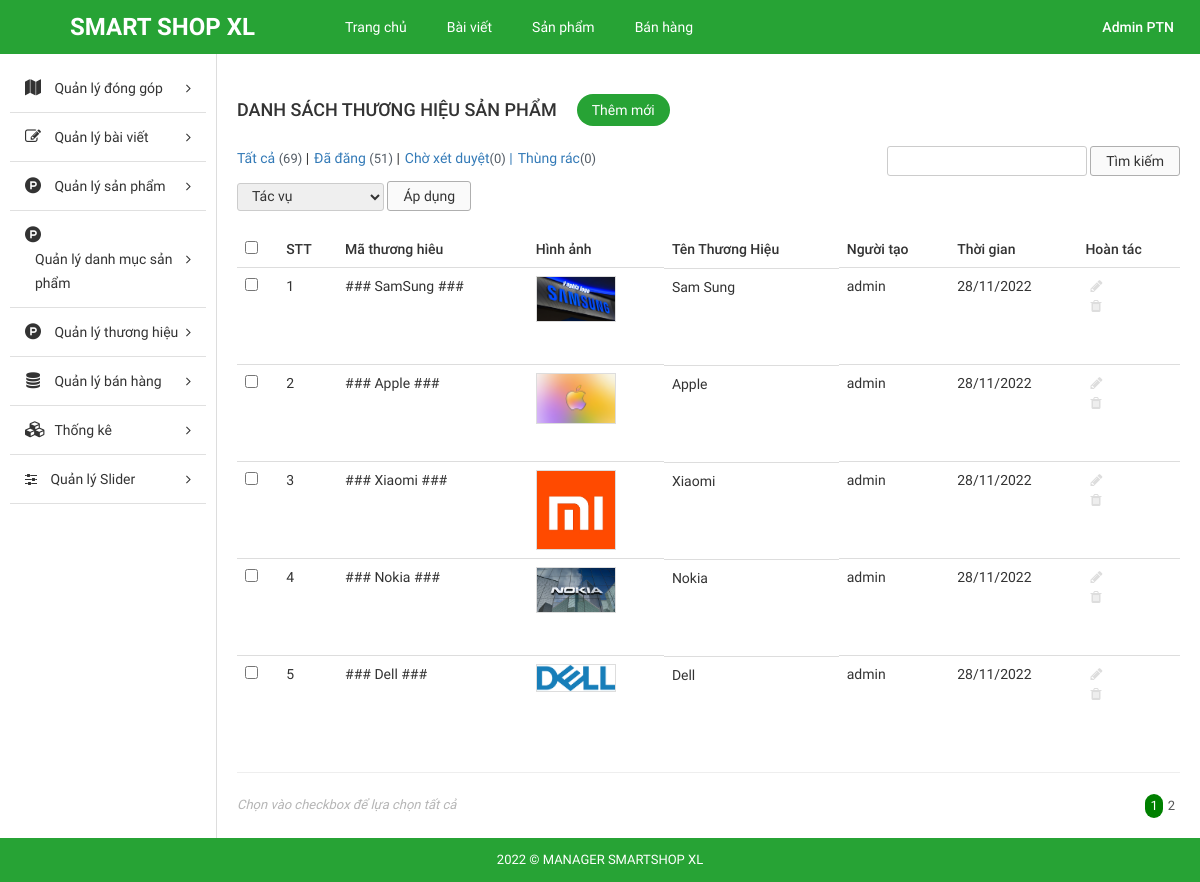
The page /Source_code/admin/index.php?modules=brands&controllers=index&action=list (signed in) on the database its author committed.
### tables this page shows
CREATE TABLE `tbl_brand` (
  `id` int NOT NULL AUTO_INCREMENT,
  `name` varchar(255) NOT NULL,
  `code` varchar(255) NOT NULL,
  `image` varchar(255) NOT NULL,
  `description` text NOT NULL,
  `create_date` varchar(255) NOT NULL,
  `user` varchar(255) NOT NULL,
  PRIMARY KEY (`id`)
);

### Source_code/admin/libraries/database.php (called while the page is built, shortened)
<?php
function db_query($query_string) {
    global $conn;
    $result = mysqli_query($conn, $query_string);
    return $result;
}
function db_fetch_array($query_string) {
    $result = array();
    $mysqli_result = db_query($query_string);
    while ($row = mysqli_fetch_assoc($mysqli_result)) {
        $result[] = $row;
    }
    return $result;
}

### Source_code/admin/modules/brands/models/indexModel.php (called while the page is built, shortened)
<?php
function getAll() {
	return db_fetch_array("SELECT * FROM `tbl_brand`");
}

### Source_code/admin/modules/brands/controllers/indexController.php (called while the page is built, shortened)
<?php
function listAction() {
	$data_tmp = getAll();
	if(!empty($_GET['page'])){
		$page = $_GET['page'];
	}else{
		$page =1;
	}
	$numProduct = count($data_tmp);
	$productOnPage = 5;
	$num = ceil($numProduct/$productOnPage);
	$start = ($page - 1) * $productOnPage;
	$res =[];
	for ($i=$start; $i < $start+$productOnPage; $i++) {
		if(isset($data_tmp[$i]))
        $res[] = $data_tmp[$i];
	};
	$data = [$res, $num, $page];
	load_view('list',$data);
}

### Source_code/admin/core/router.php (called while the page is built, shortened)
<?php
$action_name = get_action().'Action';
call_function(array('construct', $action_name));

### Source_code/admin/core/appload.php (called while the page is built, shortened)
<?php
require CONFIGPATH . DIRECTORY_SEPARATOR . 'database.php';
require LIBPATH . DIRECTORY_SEPARATOR . 'database.php';
require COREPATH . DIRECTORY_SEPARATOR . 'base.php';
require COREPATH . DIRECTORY_SEPARATOR . 'router.php';

### Source_code/admin/index.php (called while the page is built, shortened)
<?php
require COREPATH.DIRECTORY_SEPARATOR.'appload.php';

### Source_code/admin/modules/brands/views/listView.php (the view, shortened to what this page needs)
<div id="main-content-wp" class="list-product-page">
    <div class="wrap clearfix">
        <div id="content" class="fl-right">
            <div class="section" id="title-page">
                <div class="clearfix">
                    <h3 id="index" class="fl-left">Danh Sách Thương Hiệu Sản Phẩm</h3>
                    <a href="?modules=brands&controllers=index&action=add" title="" id="add-new" class="fl-left">Thêm mới</a>
                </div>
            </div>
            <div class="section" id="detail-page">
                <div class="section-detail">
                    <div class="filter-wp clearfix">
                        <ul class="post-status fl-left">
                            <li class="all"><a href="">Tất cả <span class="count">(69)</span></a> |</li>
                            <li class="publish"><a href="">Đã đăng <span class="count">(51)</span></a> |</li>
                            <li class="pending"><a href="">Chờ xét duyệt<span class="count">(0)</span> |</a></li>
                            <li class="pending"><a href="">Thùng rác<span class="count">(0)</span></a></li>
                        </ul>
                        <form method="GET" class="form-s fl-right">
                            <input type="text" name="s" id="s">
                            <input type="submit" name="sm_s" value="Tìm kiếm">
                        </form>
                    </div>
                    <div class="actions">
                        <form method="GET" action="" class="form-actions">
                            <select name="actions">
                                <option value="0">Tác vụ</option>
                            </select>
                            <input type="submit" name="sm_action" value="Áp dụng">
                        </form>
                    </div>
                    <div class="table-responsive">
                        <table class="table list-table-wp">
                            <thead>
                                <tr>
                                    <td><input type="checkbox" name="checkAll" id="checkAll"></td>
                                    <td><span class="thead-text">STT</span></td>
                                    <td><span class="thead-text">Mã thương hiêu</span></td>
                                    <td><span class="thead-text">Hình ảnh</span></td>
                                    <td><span class="thead-text">Tên Thương Hiệu</span></td>
                                    <td><span class="thead-text">Người tạo</span></td>
                                    <td><span class="thead-text">Thời gian</span></td>
                                    <td><span class="thead-text">Hoàn tác</span></td>
                                </tr>
                            </thead>
                            <tbody>
                                <?php $i=0; if(!empty($data['0'])) foreach ($data['0'] as $key => $value) { $i++;?>
                                <tr>
                                    <td><input type="checkbox" name="checkItem" class="checkItem"></td>
                                    <td><span class="tbody-text"><?php echo $i; ?></h3></span>
                                    <td><span class="tbody-text"><?php echo $value['code']; ?></h3></span>
                                    <td>
                                        <div class="tbody-thumb">
                                            <img src="<?php echo $value['image']; ?>" alt="">
                                        </div>
                                    </td>
                                    <td class="clearfix">
                                        <div class="tb-title fl-left">
                                            <h3><?php echo $value['name']; ?></h3>
                                        </div>
                                    </td>
                                    <td><span class="tbody-text"><?php echo $value['user']; ?></span></td>
                                    <td><span class="tbody-text"><?php echo $value['create_date']; ?></span></td>
                                    <td>
                                        <ul class="list-operation ">
                                            <li><a href="?modules=brands&contollers=index&action=edit&id=<?php echo $value['id']; ?>" title="Sửa" class="edit"><i class="fa fa-pencil" aria-hidden="true"></i></a></li>
                                            <li><a href="?modules=brands&contollers=index&action=delete&id=<?php echo $value['id']; ?>" title="Xóa" class="delete"><i class="fa fa-trash" aria-hidden="true"></i></a></li>
                                        </ul>
                                    </td>
                                </tr>
                                <?php }; ?>
                            </tbody>
                        </table>
                        <hr>
                    </div>
                </div>
            </div>
            <div class="section" id="paging-wp">
                <div class="section-detail clearfix">
                    <p id="desc" class="fl-left">Chọn vào checkbox để lựa chọn tất cả</p>
                    <ul id="list-paging" class="fl-right">
                        <?php for ($i=1; $i <= $data['1'] ; $i++) { ?>
                        <li>
                            <a <?php if($i == $data['2']) echo 'style="background-color: green;color:white; border-radius:300px;"';  ?>  href="?modules=brands&controllers=index&action=list&page=<?php echo $i; ?>" title=""><?php echo $i; ?></a>
                        </li>
                        <?php }; ?>
                    </ul>
                </div>
            </div>
        </div>
    </div>
</div>

### Source_code/admin/core/base.php (shortened to what this page needs)
<?php
function get_module() {
    global $config;
    $module = isset($_GET['modules']) ? $_GET['modules'] : $config['default_module'];
    return $module;
}
function call_function($list_function = array()) {
    if (is_array($list_function)) {
        foreach ($list_function as $f) {
            if (function_exists($f())) {
                $f();
            }
        }
    }
}
function load_view($name, $data_send = array()) {
    $data = $data_send;
    $path = MODULESPATH . DIRECTORY_SEPARATOR . get_module() . DIRECTORY_SEPARATOR . 'views' . DIRECTORY_SEPARATOR . $name . 'View.php';
    if (file_exists($path)) {
        require $path;
    } else {
        echo "Không tìm thấy {$path}";
    }
}
function get_header($name = '') {
    global $data;
    if (empty($name)) {
        $name = 'header';
    } else {
        $name = "header-{$name}";
    }
    $path = LAYOUTPATH . DIRECTORY_SEPARATOR . $name . '.php';
    if (file_exists($path)) {
        if (is_array($data)) {
            foreach ($data as $key => $a) {
                $$key = $a;
            }
        }
        require $path;
    } else {
        echo "Không tìm thấy {$path}";
    }
}
function get_footer($name = '') {
    global $data;
    if (empty($name)) {
        $name = 'footer';
    } else {
        $name = "footer-{$name}";
    }
    $path = LAYOUTPATH . DIRECTORY_SEPARATOR . $name . '.php';
    if (file_exists($path)) {
        if (is_array($data)) {
            foreach ($data as $key => $a) {
                $$key = $a;
            }
        }
        require $path;
    } else {
        echo "Không tìm thấy {$path}";
    }
}
function get_sidebar($name = '') {
    global $data;
    if (empty($name)) {
        $name = 'sidebar';
    } else {
        $name = "sidebar-{$name}";
    }
    $path = LAYOUTPATH . DIRECTORY_SEPARATOR . $name . '.php';
    if (file_exists($path)) {
        if (is_array($data)) {
            foreach ($data as $key => $a) {
                $$key = $a;
            }
        }
        require $path;
    } else {
        echo "Không tìm thấy {$path}";
    }
}
?>

### Source_code/admin/public/css/import/global.css (style rules this page uses)
body { font-family: "Roboto Regular"; font-size: 14px; line-height: 24px; color: #333; }
.fl-left { float: left; }
.fl-right { float: right; }
img { max-width: 100%; height: auto; display: block; }
ul li { list-style: none!important; }
a { text-decoration: none!important; }

### Source_code/admin/public/css/import/list_post.css (style rules this page uses)
#content { width: 82%; border-left: 1px solid #ddd; padding: 20px; }
#add-new { display: inline-block; color: #fff; background: #27a335; padding: 4px 15px; margin: 20px; border-radius: 20px; }
#index { font-family: 'Roboto Medium'; font-weight: normal; text-transform: uppercase; font-size: 18px; padding: 24px 0px; }
.list-table-wp thead tr td { font-family: 'Roboto Medium'; font-weight: normal; }
.list-operation li { float: left; }
.list-operation li a { display: block; padding: 0px 5px; color: #ddd; }
.tb-title { width: 75%; display: -webkit-box; -webkit-line-clamp: 1; -moz-line-clamp: 1; -o-line-clamp: 1; -webkit-box-orient: vertical; -moz-box-orient: vertical; -o-box-orient: vertical; max-height: 100%; overflow: hidden; }
.list-operation { width: 25%; }
#paging-wp #desc { font-size: 13px; color: #b5b5b5; font-style: italic; }
#list-paging li { float: left; }
#list-paging li a { display: inline-block; color: #555; font-size: 13px; padding: 0px 5px; }
.filter-wp { margin-bottom: 5px; }
.actions { margin-bottom: 20px; }
.post-status li { float: left; font-size: 14px; margin-right: 5px; }
.post-status li .count { color: #555d66; font-size: 13px; display: inline-block; }
.form-s input[type="text"], .form-actions select { border-radius: 3px; border: 1px solid #ccc; padding: 2px 10px; }
.form-s input[type="submit"], .form-actions input[type="submit"] { border-radius: 3px; border: 1px solid #afafaf; padding: 2px 15px; background: #fafafa; }
.form-actions select { padding: 4px 10px; }

### Source_code/admin/public/css/import/list_product.css (style rules this page uses)
.tbody-thumb { width: 80px; height: 80px; overflow: hidden; }
.tbody-thumb img { border: 1px solid #ddd; }

### Source_code/admin/public/css/import/menu.css (style rules this page uses)
.actions select { border-radius: 3px; border: 1px solid #ccc; padding: 4px 10px; }

### Source_code/admin/public/css/import/detail_order.css (style rules this page uses)
.table { margin-bottom: 0!important; }

### rows shown on the page
tbl_brand: code "### SamSung ###", image (picture), name "Sam Sung", user "admin", create_date "28/11/2022"
tbl_brand: code "### Apple ###", image (picture), name "Apple", user "admin", create_date "28/11/2022"
tbl_brand: code "### Xiaomi ###", image (picture), name "Xiaomi", user "admin", create_date "28/11/2022"
tbl_brand: code "### Nokia ###", image (picture), name "Nokia", user "admin", create_date "28/11/2022"
tbl_brand: code "### Dell ###", image (picture), name "Dell", user "admin", create_date "28/11/2022"
